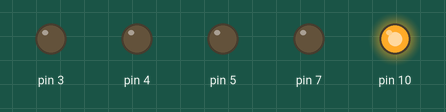
A sketch run on a simulated Arduino Uno, built with avr-gcc and run on an emulated ATmega328P. On the bench: output pins drawn as LEDs (lit = HIGH).

Above: at 0.05 s.
At 0.65 s:
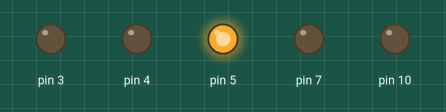
At 0.95 s:
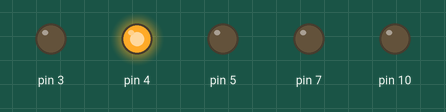
At 1.25 s:
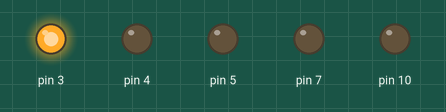
At 1.85 s:
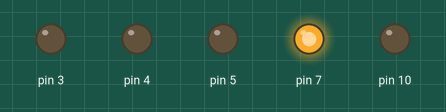
At 3.2 s:
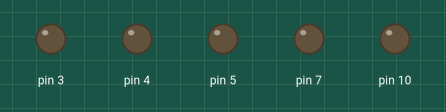
Timing chart, 0 to 3.5 s (numbered marks = the images above):
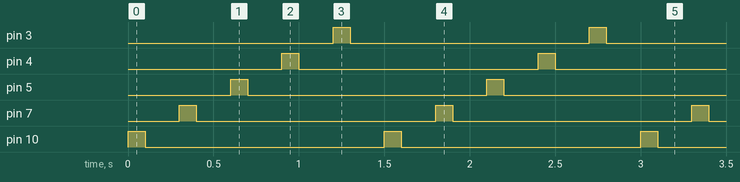

The sketch:

Ligar_LED.ino
```cpp
  void setup()
  {
     pinMode ( 10,OUTPUT);
     pinMode ( 7, OUTPUT);
     pinMode ( 5, OUTPUT);
     pinMode ( 4, OUTPUT);
     pinMode ( 3, OUTPUT);
  }
  void loop()
  {
          //Porta digital 10

        digitalWrite(10, 1);
        delay (100);
        digitalWrite (10, 0);
        delay (200);

          //Porta digital 7

        digitalWrite(7, 1);
        delay (100);
        digitalWrite (7, 0);
        delay (200);

          //Porta digital 5

        digitalWrite(5, 1);
        delay (100);
        digitalWrite (5, 0);
        delay (200);

          //Porta digital 4

        digitalWrite(4, 1);
        delay (100);
        digitalWrite (4, 0);
        delay (200);

          //Porta digital 3

        digitalWrite(3, 1);
        delay (100);
        digitalWrite (3, 0);
        delay (200);

  }
```

Measured:
- by itself, pin 3–5, pin 7, pin 10: alternates HIGH for 0.10 s and LOW for 1.4 s
- by itself, everything shown: repeats every 1.5 s, in 10 steps
